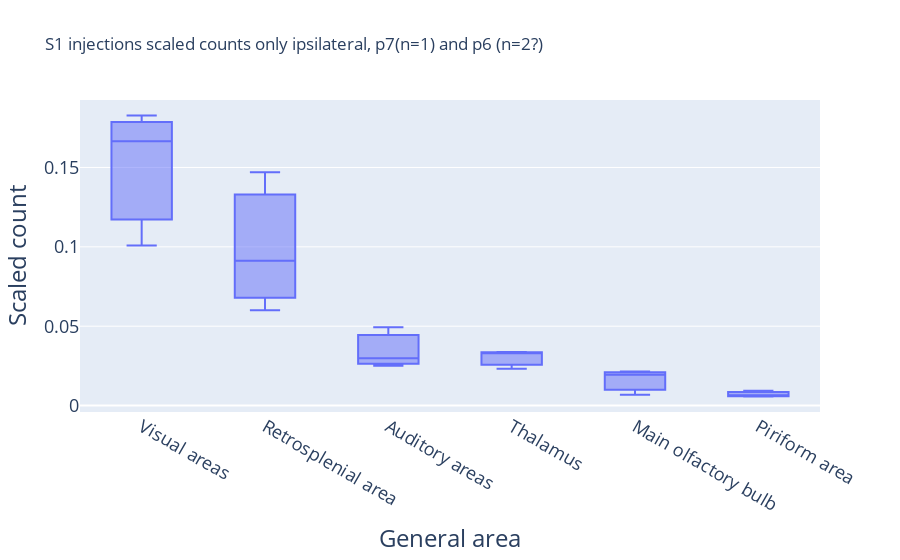

The code cell stored with this chart in its notebook:
### Code cell
plot_scaled_zoomed(
    df_grouped,
    "S1 injections scaled counts only ipsilateral, p7(n=1) and p6 (n=2?)",
)

### Figure 1 — Plotly figure (JSON) as saved in the notebook; plotly's stock layout.template omitted (floating-point values rounded to 4 significant figures)
{"data": [{"alignmentgroup": "True", "hovertemplate": "General area=%{x}<br>Scaled count=%{y}<extra></extra>", "legendgroup": "", "marker": {"color": "#636efa"}, "name": "", "notched": false, "offsetgroup": "", "orientation": "v", "showlegend": false, "type": "box", "x": ["Auditory areas", "Main olfactory bulb", "Piriform area", "Retrosplenial area", "Thalamus", "Visual areas", "Auditory areas", "Main olfactory bulb", "Piriform area", "Retrosplenial area", "Thalamus", "Visual areas", "Auditory areas", "Main olfactory bulb", "Piriform area", "Retrosplenial area", "Thalamus", "Visual areas"], "x0": " ", "xaxis": "x", "y": [0.02978, 0.02144, 0.009359, 0.06006, 0.02323, 0.1009, 0.02509, 0.006855, 0.00606, 0.1469, 0.03378, 0.1665, 0.04933, 0.01947, 0.005765, 0.0912, 0.03327, 0.1827], "y0": " ", "yaxis": "y"}], "layout": {"boxmode": "group", "legend": {"font": {"size": 20}, "tracegroupgap": 0}, "title": {"text": "S1 injections scaled counts only ipsilateral, p7(n=1) and p6 (n=2?)"}, "xaxis": {"anchor": "y", "categoryarray": ["Visual areas", "Retrosplenial area", "Auditory areas", "Thalamus", "Main olfactory bulb", "Piriform area"], "categoryorder": "array", "domain": [0, 1], "tickfont": {"size": 18}, "title": {"font": {"size": 24}, "text": "General area"}}, "yaxis": {"anchor": "x", "domain": [0, 1], "tickfont": {"size": 18}, "title": {"font": {"size": 24}, "text": "Scaled count"}}}}
